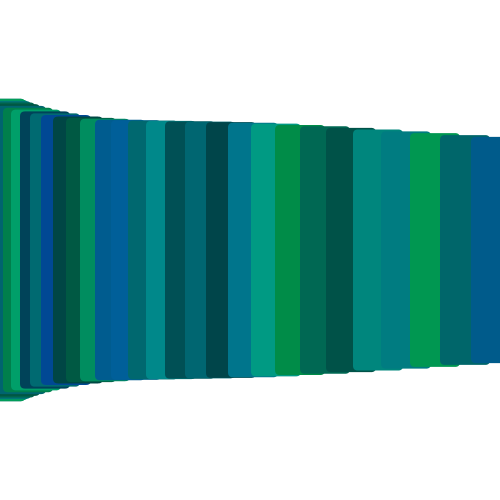
Frame 1 (no input)
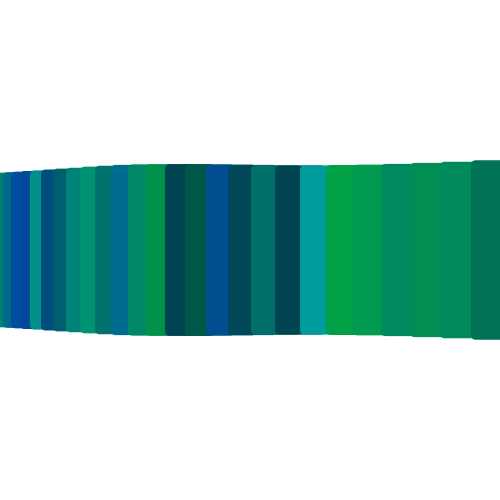
Frame 60 (the mouse pressed at the canvas centre just before this capture)
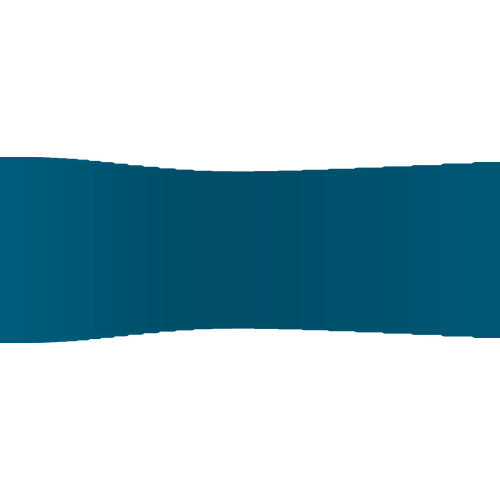
Frame 120 (the mouse held since frame 60 and released just before this capture)

The Processing sketch that drew these frames (run headless with seeded random() and noise(); from frame 60 on, the mouse is pressed at the canvas centre):

// Processing sketch: processing_146496
// ── processing_146496.pde

float xoff = 0.0;

void setup() {
  size(500, 500);
  background(255);
  frameRate(5);
}

void draw() {
  background(255);
  for (int j=0; j<33; j++) {
    translate(j, 0);
    xoff = xoff + .01;
    float n = noise(xoff) * width;
    noStroke();
    fill(0, random(66, 165), random(66, 165));
    if (mousePressed) {
      fill(0, n/2, n/1.5);
    }
    rectMode(CENTER);
    rect(0, 250, 50, n, 5);
  }
}
